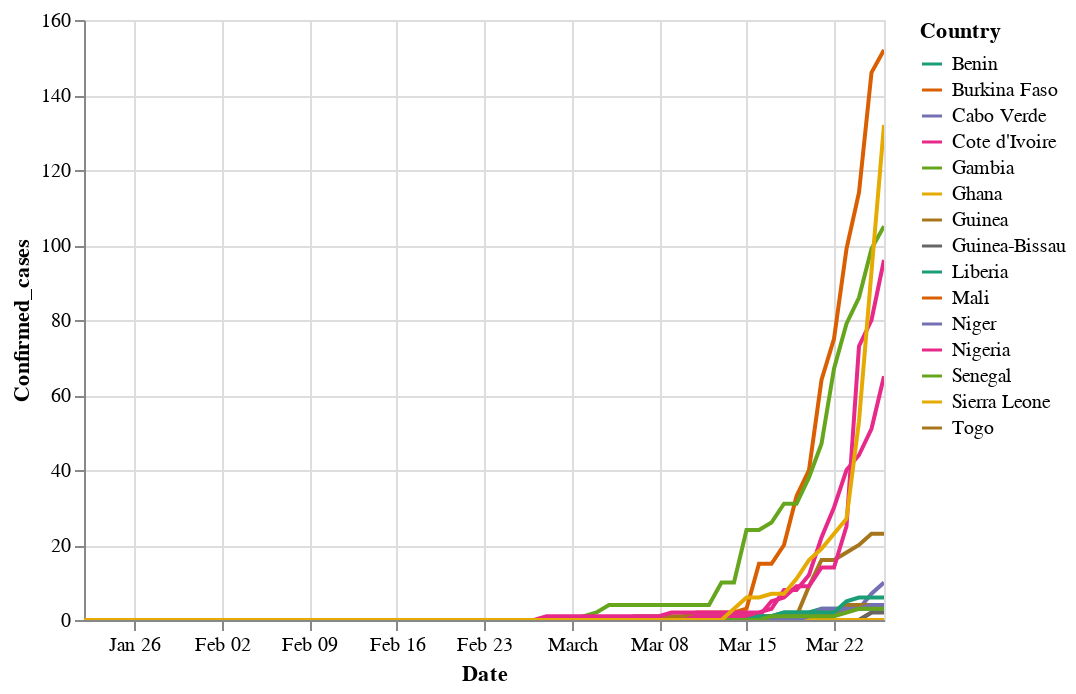

Notebook cell for this chart:
### Code cell
source = covid_oa.sort_values(by = ['Confirmed_cases'])
alt.Chart(source).mark_line().encode(
    x = 'Date',
    y = 'Confirmed_cases',
    color = alt.Color('Country', scale=alt.Scale(scheme='dark2'))
).interactive()

### Figure 1 — Vega-Lite specification as saved in the notebook (floating-point values rounded to 4 significant figures; data arrays with more than 128 entries replaced by an {"elided": "..."} marker saying what was removed)
{"config": {"view": {"continuousWidth": 400, "continuousHeight": 300}}, "data": {"name": "data-3bc47c781beaabeac07b873551486e24"}, "mark": "line", "encoding": {"color": {"type": "nominal", "field": "Country", "scale": {"scheme": "dark2"}}, "x": {"type": "temporal", "field": "Date"}, "y": {"type": "quantitative", "field": "Confirmed_cases"}}, "selection": {"selector001": {"type": "interval", "bind": "scales", "encodings": ["x", "y"]}}, "$schema": "https://vega.github.io/schema/vega-lite/v4.0.2.json", "datasets": {"data-3bc47c781beaabeac07b873551486e24": {"elided": "975 records"}}}
